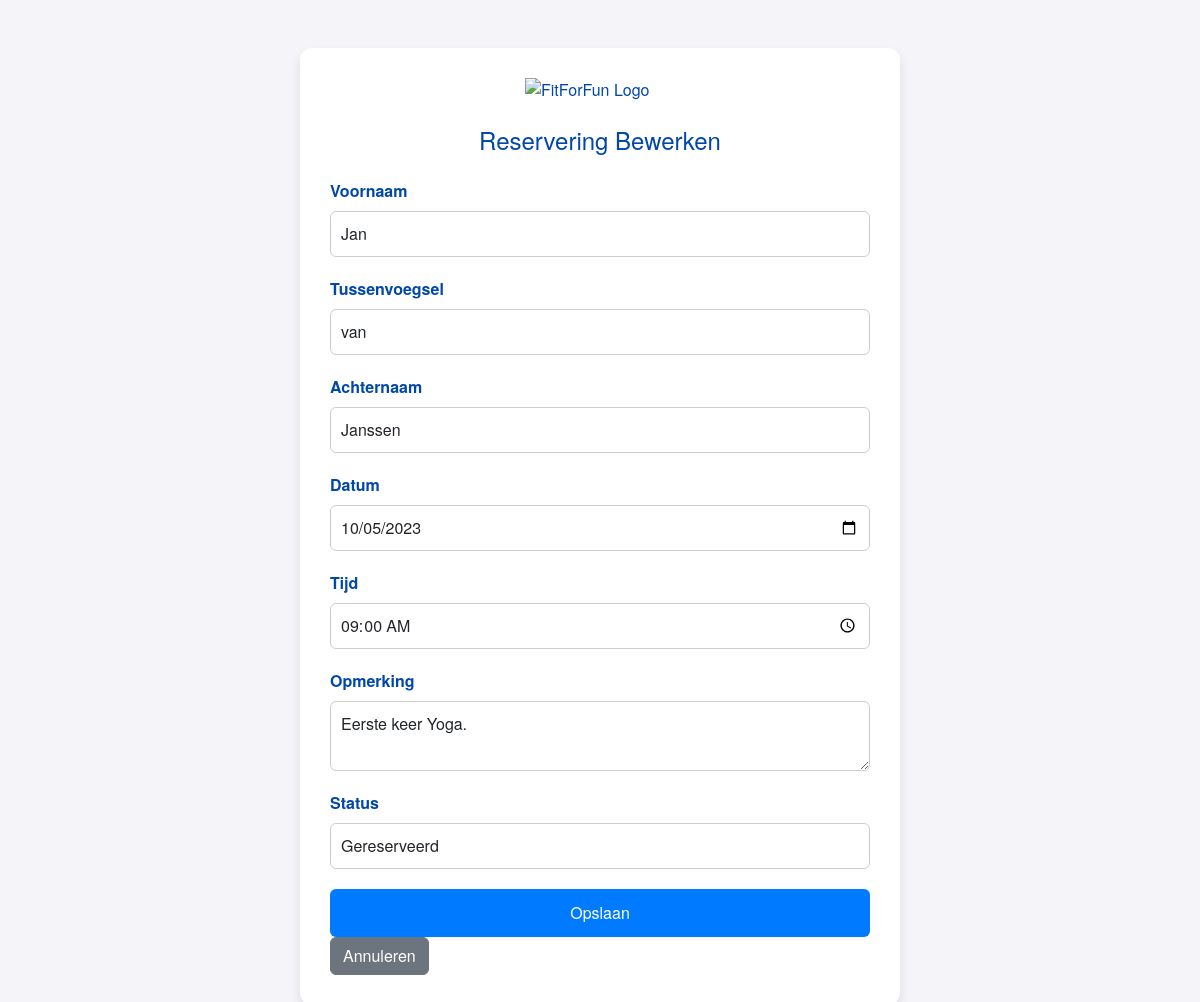
Screenshot of /LesOverzicht/public/wijzigen_reservering.php?id=1 with the database file from the repository.
### tables this page shows
CREATE TABLE Reservering (
    Id INT NOT NULL AUTO_INCREMENT,
    Voornaam VARCHAR(50) NOT NULL,
    Tussenvoegsel VARCHAR(10),
    Achternaam VARCHAR(50) NOT NULL,
    Nummer MEDIUMINT NOT NULL,
    LesId INT NOT NULL,  
    Datum DATE NOT NULL,
    Tijd TIME NOT NULL,
    Reserveringstatus VARCHAR(20) NOT NULL,
    Isactief BIT NOT NULL,
    Opmerking VARCHAR(250),
    Datumaangemaakt DATETIME(6) NOT NULL,
    Datumgewijzigd DATETIME(6) NOT NULL,
    PRIMARY KEY (Id),
    FOREIGN KEY (LesId) REFERENCES Les(Id)  
);

### LesOverzicht/public/wijzigen_reservering.php (the view, shortened to what this page needs)
<?php
$servername = "localhost";
$username = "root";
$password = "";
$dbname = "fitforfun";
$conn = new mysqli($servername, $username, $password, $dbname);
if (isset($_GET["id"])) {
    $id = intval($_GET["id"]);
    $sql = "SELECT * FROM Reservering WHERE Id = ?";
    $stmt = $conn->prepare($sql);
    $stmt->bind_param("i", $id);
    $stmt->execute();
    $result = $stmt->get_result();
    $reservation = $result->fetch_assoc();
} else {
    die("Geen reserverings-ID opgegeven.");
}
?>
<!DOCTYPE html>
<html lang="nl">
<head>
    <link href="https://stackpath.bootstrapcdn.com/bootstrap/5.3.0/css/bootstrap.min.css" rel="stylesheet">
    <link rel="stylesheet" href="formulier.css">
</head>
<body>
<div class="container mt-5">
    <img src="https://www.burda-forward.de/files/images/03_Media/Brands/FitForFun/BF_Media_Brands_FitForFun_logo.png" alt="FitForFun Logo" class="logo mb-4">
    <h1 class="mb-4">Reservering Bewerken</h1>
    <form method="POST" action="wijzigen_reservering.php?id=<?php echo $reservation['Id']; ?>">
        <div class="mb-3">
            <label for="voornaam" class="form-label">Voornaam</label>
            <input type="text" class="form-control" id="voornaam" name="voornaam" value="<?php echo htmlspecialchars($reservation['Voornaam']); ?>" required>
        </div>
        <div class="mb-3">
            <label for="tussenvoegsel" class="form-label">Tussenvoegsel</label>
            <input type="text" class="form-control" id="tussenvoegsel" name="tussenvoegsel" value="<?php echo htmlspecialchars($reservation['Tussenvoegsel']); ?>">
        </div>
        <div class="mb-3">
            <label for="achternaam" class="form-label">Achternaam</label>
            <input type="text" class="form-control" id="achternaam" name="achternaam" value="<?php echo htmlspecialchars($reservation['Achternaam']); ?>" required>
        </div>
        <div class="mb-3">
            <label for="datum" class="form-label">Datum</label>
            <input type="date" class="form-control" id="datum" name="datum" value="<?php echo htmlspecialchars($reservation['Datum']); ?>" required>
        </div>
        <div class="mb-3">
            <label for="tijd" class="form-label">Tijd</label>
            <input type="time" class="form-control" id="tijd" name="tijd" value="<?php echo htmlspecialchars($reservation['Tijd']); ?>" required>
        </div>
        <div class="mb-3">
            <label for="opmerking" class="form-label">Opmerking</label>
            <textarea class="form-control" id="opmerking" name="opmerking"><?php echo htmlspecialchars($reservation['Opmerking']); ?></textarea>
        </div>
        <div class="mb-3">
            <label for="status" class="form-label">Status</label>
            <input type="text" class="form-control" id="status" name="status" value="<?php echo htmlspecialchars($reservation['Reserveringstatus']); ?>" required>
        </div>
        <button type="submit" class="btn btn-primary">Opslaan</button>
        <a href="lessen.php" class="btn btn-secondary">Annuleren</a>
    </form>
</div>
</body>
</html>

### LesOverzicht/public/formulier.css (style rules this page uses)
body { background-color: #f4f4f9; font-family: 'Helvetica Neue', Arial, sans-serif; color: #333; display: flex; justify-content: center; align-items: center; min-height: 100vh; margin: 0; }
.container { background-color: #ffffff; color: #0047AB; padding: 30px; border-radius: 12px; box-shadow: 0 6px 12px rgba(0, 0, 0, 0.1); max-width: 600px; width: 100%; }
h1 { text-align: center; margin-bottom: 30px; font-size: 24px; color: #0047AB; }
.form-label { font-weight: 600; }
.form-control, .form-select { margin-bottom: 20px; padding: 10px; border: 1px solid #ccc; border-radius: 6px; width: 100%; box-sizing: border-box; }
.btn-primary { background-color: #007BFF; border: none; width: 100%; padding: 12px; font-size: 16px; color: white; border-radius: 6px; transition: background-color 0.3s ease; }
.logo { display: block; margin: 0 auto 20px; width: 150px; }

### rows the page displays
reservering: voornaam "Jan", tussenvoegsel "van", achternaam "Janssen", datum "10/05/2023", tijd "09:00:00", opmerking "Eerste keer Yoga.", status "Gereserveerd"
